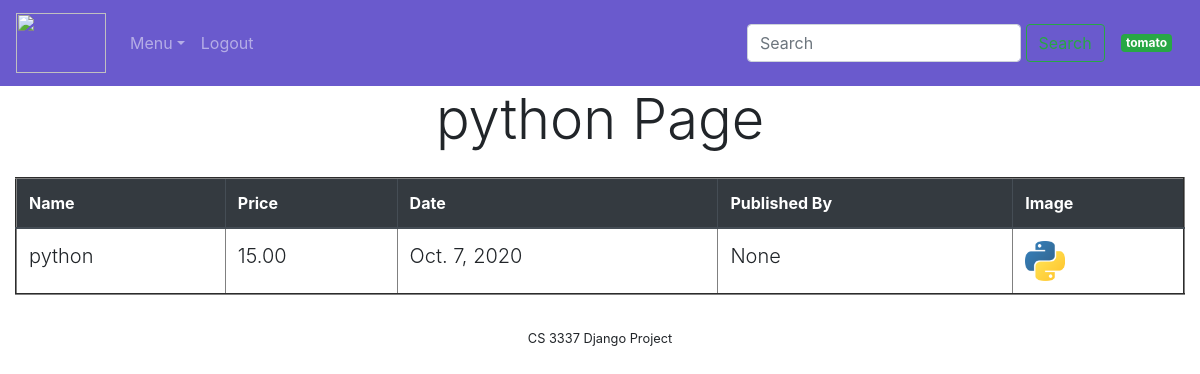
The page /book_detail/1 (signed in) on the database its author committed.
### bookMng/models.py (models this page shows, shortened)
class Book(models.Model):
    name = models.CharField(max_length=200)
    web = models.URLField(max_length=200)
    price = models.DecimalField(decimal_places=2, max_digits=6)
    publishdate = models.DateField(auto_now=True)
    picture = models.FileField(upload_to='bookEx/static/uploads')
    pic_path = models.CharField(max_length=300, editable=False, blank=True)
    username = models.ForeignKey(User, blank=True, null=True, on_delete=models.CASCADE)

### bookMng/views.py (the view)
# urls.py: path('book_detail/<int:book_id>', views.book_detail, name='book_detail'),
@login_required(login_url=reverse_lazy('login'))
def book_detail(request, book_id):
    book = Book.objects.get(id=book_id)
    book.pic_path = book.picture.url[14:]
    return render(request,
                  'bookMng/book_detail.html',
                  {
                      'item_list': MainMenu.objects.all(),
                      'book': book
                  }
                  )

### bookEx/templates/bookMng/book_detail.html (shortened to what this page needs)
{% extends "base.html" %}
{% load static %}
{% block content %}
<div class="container-fluid">
    <div class="container " align="center">
        <div>
            <h1 align="center" class="display-4 mx-auto my-auto px-5 py-8"> {{ book.name }} Page </h1>
        </div>
    </div>
    <table class="table table-hover mx-auto my-4" id="my-books-table" align="center" border="2" width="800">
        <thead class="thead-dark">
        <tr>
            <th scope="col"> Name</th>
            <th scope="col"> Price</th>
            <th scope="col"> Date</th>
            <th scope="col"> Published By</th>
            <th scope="col"> Image</th>
        </tr>
        </thead>
        <tr>
            <td class="lead">{{ book.name }}</td>
            <td class="lead">{{ book.price }}</td>
            <td class="lead">{{ book.publishdate }}</td>
            <td class="lead">{{ book.username }}</td>
            <td class="lead"><img src="{% static book.pic_path %}" width="40" height="40" alt=""></td>
        </tr>
    </table>
</div>
{% endblock content %}

### bookEx/templates/base.html (shortened to what this page needs)
{% load static %}
<!DOCTYPE html>
<html lang="en">
<head>
    <link rel="stylesheet" href="https://cdn.jsdelivr.net/npm/bootstrap@4.5.3/dist/css/bootstrap.min.css"
>
    <link href="{% static 'main.css' %}" rel="stylesheet" type="text/css">
</head>
<body>
<header>
    <nav class="navbar navbar-expand-md navbar-dark sticky-top align-baseline" style="background-color: #6A5ACD;">
        <a class="navbar-brand" href="{% url 'index' %}"><img src="{% static 'logo.jpg' %}" width="90"
                                                              height="60" alt=""></a>
        <div class="collapse navbar-collapse justify-content-between" id="navbarCollapse">
            <ul class="navbar-nav mr-auto">
                <li class="nav-item dropdown">
                    <a class="nav-link dropdown-toggle" href="#" id="dropdown01" data-toggle="dropdown"
                       aria-haspopup="true" aria-expanded="false">Menu</a>
                </li>
                <li class="nav-item">
                    {% if user.is_authenticated %}
                        <a class="nav-link" href="{% url 'logout' %}?next=/">Logout</a>
                    {% else %}
                        <a class="nav-link" href="{% url 'login' %}?next=/">Login</a>
                    {% endif %}
                </li>
            </ul>
            <form class="form-inline ml-auto">
                <div class="md-form my-0">
                    <input class="form-control" type="text" placeholder="Search" aria-label="Search"
                </div>
                <button href="#!" class="btn btn-outline-success my-2 my-sm-0" type="submit">Search</button>
            </form>
            {% if user.is_authenticated %}
                <span class="badge badge-success"
                      style="margin-left: 1em; margin-right: 1em;">{{ user.username }}</span>
            {% else %}
                <span class="badge badge-secondary" style="margin-left: 1em; margin-right: 1em;">Not Logged In </span>
            {% endif %}
        </div>
    </nav>
</header>
<div id="">
    <section id="">
        {% block content %}{% endblock content %}
    </section>
    <footer id="footer">
        CS 3337 Django Project
    </footer>
</div>
</body>
</html>

### bookEx/static/main.css (style rules this page uses)
#footer { text-align: center; font-size: 0.8em; margin-top: 5px; padding-top: 10px; clear: both; }

### rows shown on the page
Book: name "python", price "15.00", publishdate "Oct. 7, 2020", username "None"

### other values the page prints
{{ user.username }} "tomato"
